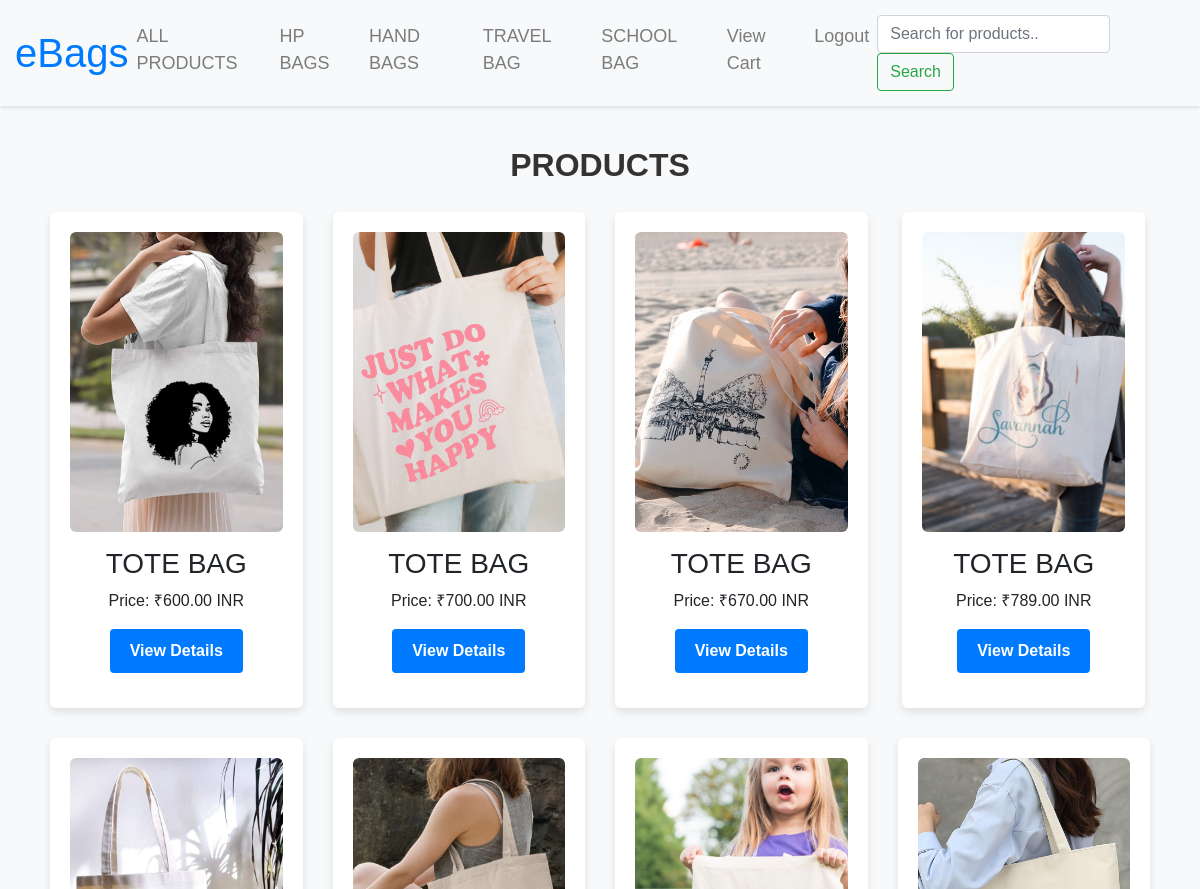
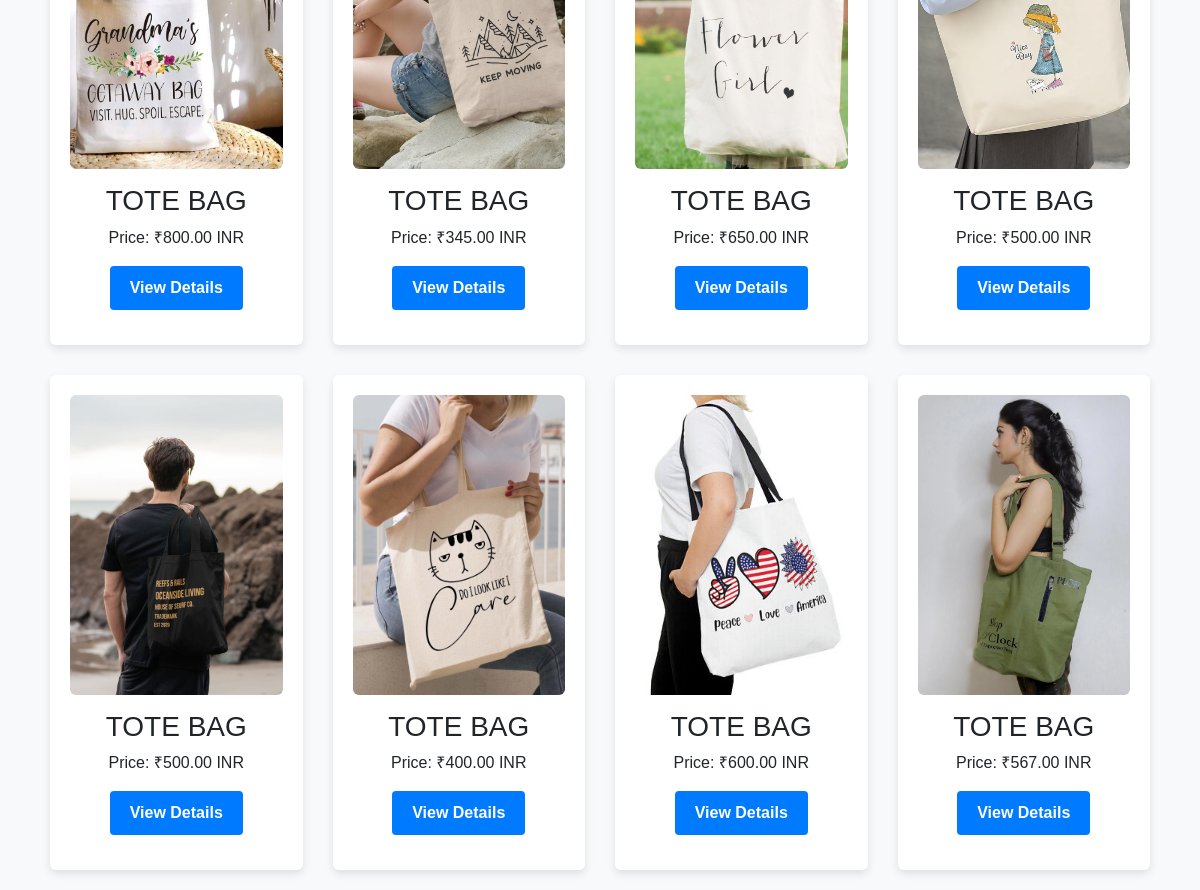
The app's page /index/ with its own data (2 pictures, top to bottom).
### ebag/models.py (models this page shows, shortened)
class Product(models.Model):
    name = models.CharField(max_length=255)
    description = models.TextField(blank=True)
    price = models.DecimalField(max_digits=10, decimal_places=2)
    image = models.ImageField(upload_to='product_images', blank=True)
    quantity = models.IntegerField(default=0)
    manufacture = models.CharField(max_length=100, default="Gokuldas Gangwani")
    category = models.ForeignKey(PenCategory, on_delete=models.CASCADE, default="1")

### ebag/views.py (the view)
# urls.py: path('index/', index_home, name='index'),
def index_home(request):
    query = request.GET.get('search', '')
    category = request.GET.get('category', '')
    if category:
        products = Product.objects.filter(category=category)
    else:
        products = Product.objects.filter(name__icontains=query)
    return render(request, 'index.html', {'products': products, 'query': query, 'category': category})

### ebag/templates/index.html (shortened to what this page needs)
<!DOCTYPE html>
<html lang="en">
<head>
    <link rel="stylesheet" href="https://stackpath.bootstrapcdn.com/bootstrap/4.5.0/css/bootstrap.min.css">
</head>
<body>
    <nav class="navbar navbar-expand-lg navbar-light bg-light">
        <h1 class="mr-auto">eBags</h1>
        <div class="collapse navbar-collapse" id="navbarNav">
            <ul class="navbar-nav ml-auto">
                <li class="nav-item">
                    <a class="nav-link" href="{% url 'index' %}">ALL PRODUCTS</a>
                </li>
                <li class="nav-item">
                    <a class="nav-link" href="{% url 'index' %}?category=7">HP BAGS</a>
                </li>
                <li class="nav-item">
                    <a class="nav-link" href="{% url 'index' %}?category=5">HAND BAGS</a>
                </li>
                <li class="nav-item">
                    <a class="nav-link" href="{% url 'index' %}?category=9">TRAVEL BAG</a>
                </li>
                <li class="nav-item">
                    <a class="nav-link " href="{% url 'index' %}?category=8">SCHOOL BAG</a>
                </li>
                <li class="nav-item">
                    <a class="nav-link" href="{% url 'view_cart' %}">View Cart</a>
                </li>
                <li class="nav-item">
                    <a class="nav-link" href="{% url 'logout' %}">Logout</a>
                </li>
                <li class="nav-item">
                    <form class="form-inline" method="GET" action="{% url 'index' %}">
                        <input type="text" name="search" class="form-control" placeholder="Search for products..">
                        <button type="submit" class="btn btn-outline-success">Search</button>
                    </form>
                </li>
            </ul>
        </div>
    </nav>
    <h2>Products</h2>
    <div class="container">
        <div class="product-list">
            {% for product in products %}
            <div class="product">
                <img src="{{ product.image.url }}" alt="{{ product.name }}" style="height:300px">
                <div class="product-info">
                    <h3>{{ product.name }}</h3>
                    <p class="price">Price: &#8377;{{ product.price }} INR</p>
                    <a class="buy-now-button" href="{% url 'product_detail' product.id %}">View Details</a>
                </div>
            </div>
            {% endfor %}
        </div>
    </div>
</body>
</html>

### ebag/templates/index.html (style rules this page uses)
body { font-family: 'Arial', sans-serif; background-color: #f8f9fa; margin: 0; padding: 0; }
.navbar { background-color: #fff; box-shadow: 0 2px 4px rgba(0, 0, 0, 0.1); padding: 15px; }
.navbar h1 { color: #007bff; margin: 0; }
.navbar a { color: #333; text-decoration: none; font-size: 18px; transition: color 0.3s; }
h2 { text-align: center; margin-top: 40px; color: #333; font-weight: bold; text-transform: uppercase; }
.container { padding: 20px; }
.product-list { display: grid; grid-template-columns: repeat(auto-fit, minmax(250px, 1fr)); grid-gap: 30px; justify-items: center; }
.product { background-color: #fff; padding: 20px; text-align: center; box-shadow: 0 4px 8px rgba(0, 0, 0, 0.1); border-radius: 6px; transition: box-shadow 0.3s; display: flex; flex-direction: column; align-items: center; }
.product img { width: 100%; height: auto; border-radius: 6px; margin-bottom: 15px; max-height: 300px; object-fit: cover; }
.product-info { padding-bottom: 15px; flex-grow: 1; }
.buy-now-button { display: inline-block; padding: 10px 20px; text-decoration: none; background-color: #007bff; color: #fff; border-radius: 4px; font-weight: bold; transition: background-color 0.3s; }
.form-inline { margin-right: 20px; }
.form-control { width: 250px; }
.btn-outline-success { color: #28a745; border-color: #28a745; }

### records on screen
Product: image (picture), name "TOTE BAG", price "600.00"
Product: image (picture), name "TOTE BAG", price "700.00"
Product: image (picture), name "TOTE BAG", price "670.00"
Product: image (picture), name "TOTE BAG", price "789.00"
Product: image (picture), name "TOTE BAG", price "800.00"
Product: image (picture), name "TOTE BAG", price "345.00"
Product: image (picture), name "TOTE BAG", price "650.00"
Product: image (picture), name "TOTE BAG", price "500.00"
Product: image (picture), name "TOTE BAG", price "500.00"
Product: image (picture), name "TOTE BAG", price "400.00"
Product: image (picture), name "TOTE BAG", price "600.00"
Product: image (picture), name "TOTE BAG", price "567.00"
